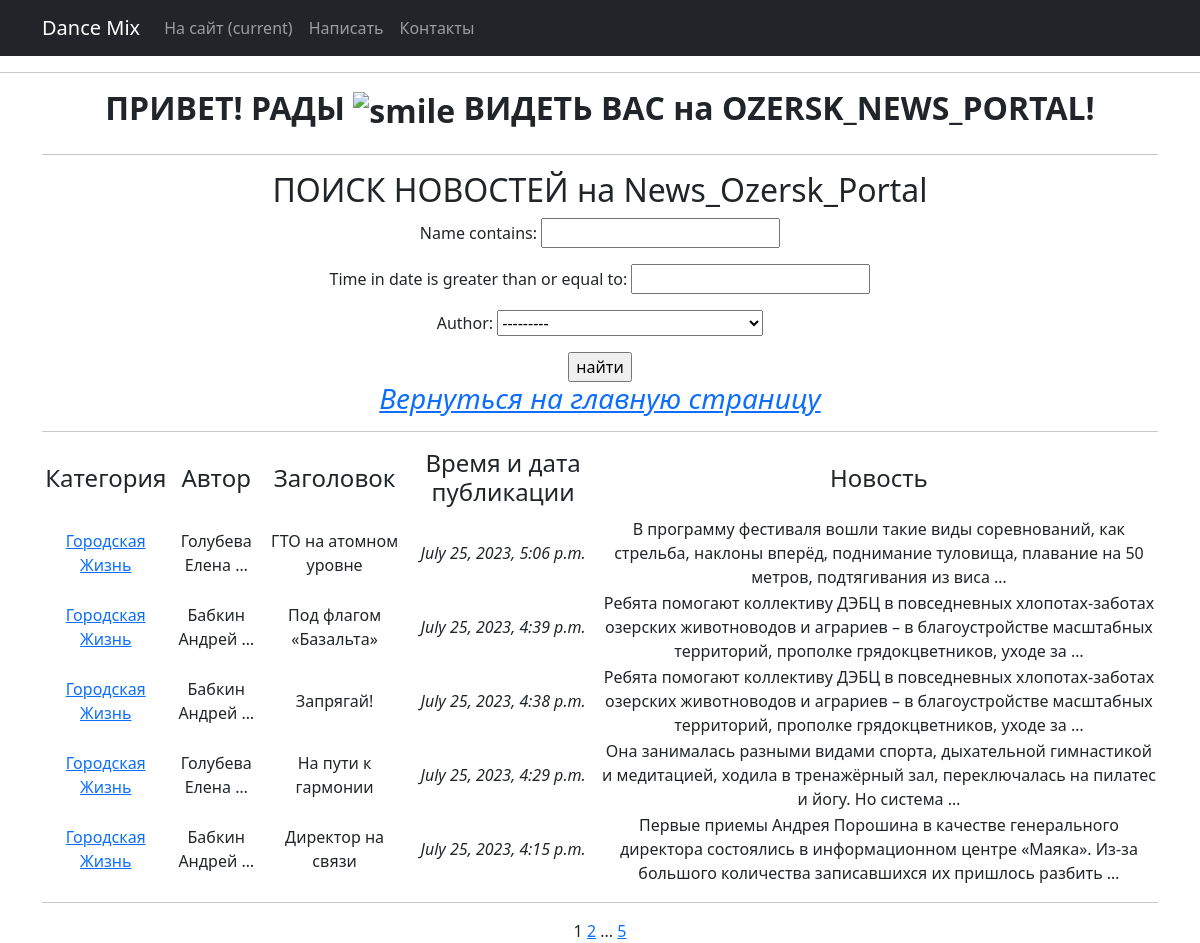
The app's page /news/search/ with its own data.
### News_from_Ozersk/models.py (models this page shows, shortened)
class Category(models.Model):                            # Категория, к которой будет привязываться новость
    name = models.CharField(max_length=100, unique=True) # названия категорий тоже не должны повторяться
    subscribers =  models.ManyToManyField(User, related_name ='categories')
    def __str__(self):
        return self.name.title()

class New(models.Model):         # Новости для нашей витрины
    ARTICLE = 'AR'
    NEWS = 'NE'
    TYPE = [
        (ARTICLE, 'Статья'),
        (NEWS, 'Новость'),
    ]
    post_type = models.CharField(
        max_length=2,
        choices=TYPE,
        default=NEWS,
    )
    name = models.CharField(
        max_length=64,
        unique=True,              # названия новостей не должны повторяться
    )
    time_in = models.DateTimeField(auto_now_add=True)
    textPost = models.TextField()
    author = models.ForeignKey(Author1, on_delete=models.CASCADE)
    category = models.ManyToManyField(Category, through='NewCategory')

class Author1(models.Model):
    name = models.CharField(max_length=100)
    def __str__(self):
       return self.name.title()

### News_from_Ozersk/views.py (the view)
# urls.py: path('news/search/', NewsSearchList.as_view(), name='new_search'),
class NewsSearchList(ListView):
    model = New                      # Указываем модель, объекты которой мы будем выводить
    ordering = '-time_in'            # Поле, которое будет использоваться для сортировки объектов
    template_name = 'news_search.html'      # Указываем имя шаблона, в котором будут все инструкции о том,
    context_object_name = 'news_search'     # Это имя списка, в котором будут лежать все объекты.
    paginate_by = 5                  # вот так мы можем указать количество записей на странице
    def get_queryset(self):
        queryset = super().get_queryset()
        self.filterset = NewFilter(self.request.GET, queryset)
        return self.filterset.qs
    def get_context_data(self, **kwargs):
        context = super().get_context_data(**kwargs)
        context['time_now'] = datetime.utcnow()
        context['filterset'] = self.filterset
        return context

### News_from_Ozersk/templatetags/custom_filters.py (called while the page is built)
@register.filter()
def censor(value):
   stop_list = ['погода', 'бал', 'год']
   post_list = value.split()
   post_clean = []
   for clean in post_list:
      if clean in stop_list:
         clean = clean[0]+'*'*(len(clean)-1)
         post_clean.append(clean)
      else:
         post_clean.append(clean)
   return f'{" ".join(post_clean)}'

### News_from_Ozersk/templatetags/custom_tags.py (called while the page is built)
@register.simple_tag(takes_context=True)
def url_replace(context, **kwargs):
   d = context['request'].GET.copy()
   for k, v in kwargs.items():
       d[k] = v
   return d.urlencode()

### templates/news_search.html (shortened to what this page needs)
{% extends 'flatpages/default.html' %}
{% load custom_filters %}
{% load custom_tags %}
{% block content %}
    <hr>
    <h2>ПОИСК НОВОСТЕЙ на News_Ozersk_Portal</h2>
    <form action="" method="get">
       {{ filterset.form.as_p }}
       <input type="submit" value="найти" />
    </form>
<h3><em><a href="http://127.0.0.1:8000/news/">Вернуться на главную страницу</a></em></h3>
   <hr>
   {% if news_search %}
       <table>
           <tr>
               <td><h4>Категория</h4></td>
               <td><h4>Автор</h4></td>
               <td><h4>Заголовок</h4></td>
               <td><h4>Время и дата публикации</h4></td>
               <td><h4>Новость</h4></td>
           </tr>
           {% for new in news_search %}
           <tr>
              <td>
                   {% for category in new.category.all %}
                       <a href="{% url 'new_category' category.id %}">{{ category|truncatewords:5 }}</a>
                   {% endfor %}
               </td>
               <td>{{ new.author|truncatewords:2 }}</td>
               <td>{{ new.name|censor|truncatechars:60 }}</td>
               <td><i>{{ new.time_in }}</i></td>
               <td>{{ new.textPost|censor|truncatewords:20 }}</td>
           </tr>
           {% endfor %}
       </table>
    <hr>
   {% else %}
       <h2>СЕГОДНЯ ХОРОШИЙ ДЕНЬ - НОВОСТЕЙ НЕТ!</h2>
   {% endif %}
   {{ page_obj.number }}
   {% if page_obj.has_next %}
       <a href="?{% url_replace page=page_obj.next_page_number %}">{{ page_obj.next_page_number }}</a>
       {% if paginator.num_pages != page_obj.next_page_number %}
           ...
           <a href="?{% url_replace page=page_obj.paginator.num_pages %}">{{ page_obj.paginator.num_pages }}</a>
       {% endif %}
   {% endif %}
{% endblock content %}

### records on screen
New: author "Голубева Елена …", name|censor "ГТО на атомном уровне", time_in "July 25, 2023, 5:06 p.m.", textPost|censor "В программу фестиваля вошли такие виды соревнований, как стрельба, наклоны вперёд, поднимание туловища, плавание на 50 метров, подтягивания из виса …"
Category: name "Городская Жизнь"
New: author "Бабкин Андрей …", name|censor "Под флагом «Базальта»", time_in "July 25, 2023, 4:39 p.m.", textPost|censor "Ребята помогают коллективу ДЭБЦ в повседневных хлопотах-заботах озерских животноводов и аграриев – в благоустройстве масштабных территорий, прополке грядокцветников, уходе за …"
New: author "Бабкин Андрей …", name|censor "Запрягай!", time_in "July 25, 2023, 4:38 p.m.", textPost|censor "Ребята помогают коллективу ДЭБЦ в повседневных хлопотах-заботах озерских животноводов и аграриев – в благоустройстве масштабных территорий, прополке грядокцветников, уходе за …"
New: author "Голубева Елена …", name|censor "На пути к гармонии", time_in "July 25, 2023, 4:29 p.m.", textPost|censor "Она занималась разными видами спорта, дыхательной гимнастикой и медитацией, ходила в тренажёрный зал, переключалась на пилатес и йогу. Но система …"
New: author "Бабкин Андрей …", name|censor "Директор на связи", time_in "July 25, 2023, 4:15 p.m.", textPost|censor "Первые приемы Андрея Порошина в качестве генерального директора состоялись в информационном центре «Маяка». Из-за большого количества записавшихся их пришлось разбить …"

### other values on screen
{{ page_obj.number }} "1"
{{ page_obj.next_page_number }} "2"
{{ page_obj.paginator.num_pages }} "5"
